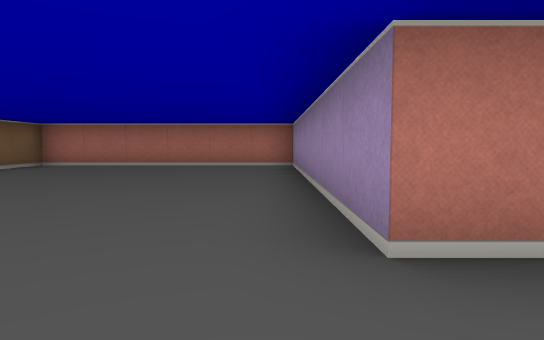
View 1 (above)

18 first-person views from a walk through a cub3D level. The camera is about half as high as the walls, tilts 4° down and sees 75° across. The floor is counted in squares. Each view is taken from the middle of a square. On the plan, view 1 faces up. The plan holds only what a view shows up to about 9 squares ahead; the rest is blank.

View 2
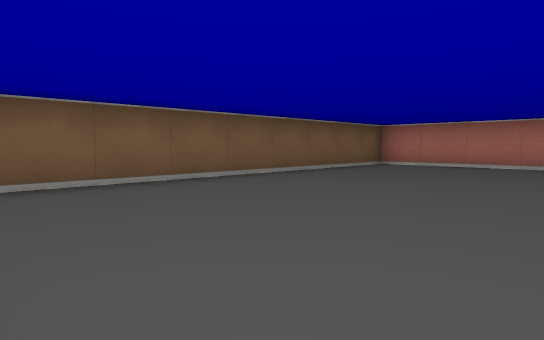

View 3
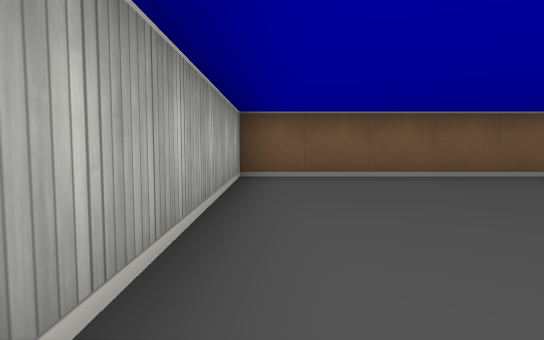

View 4
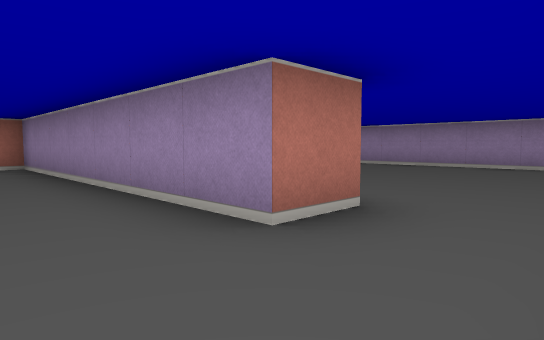

View 5
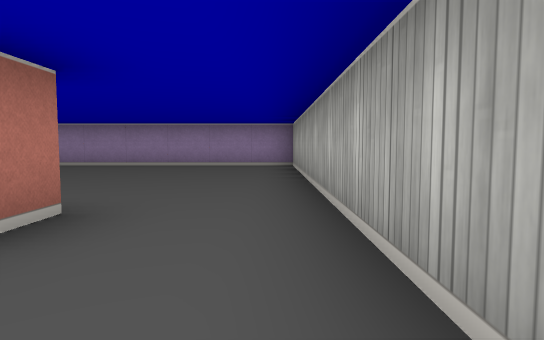

View 6
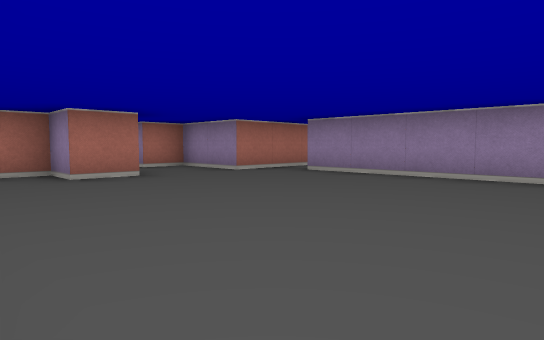

View 7
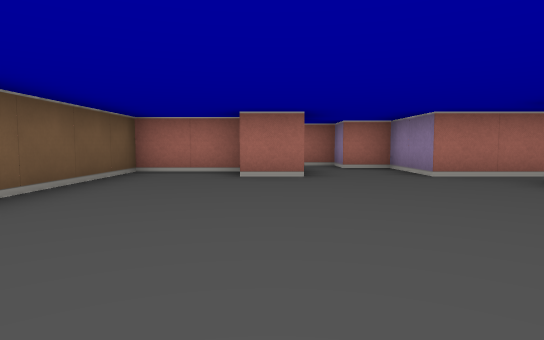

View 8
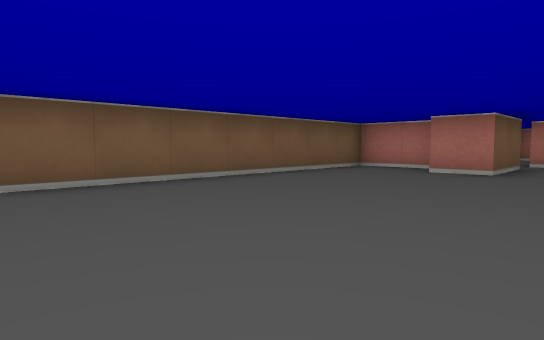

View 9
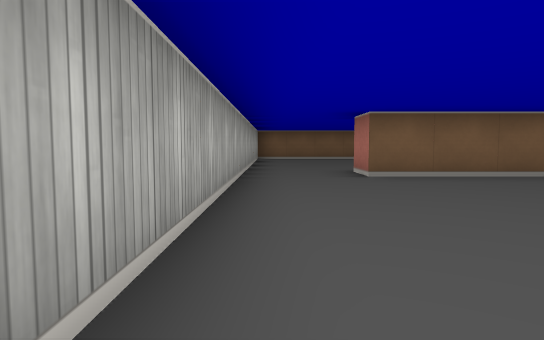

View 10
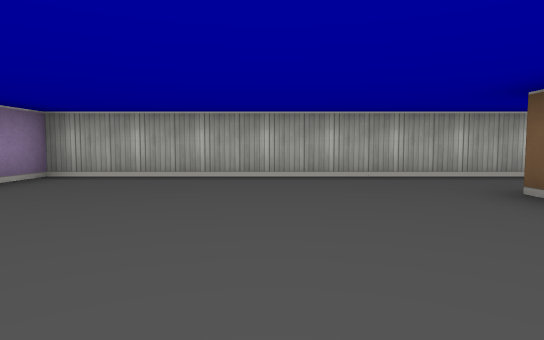

View 11
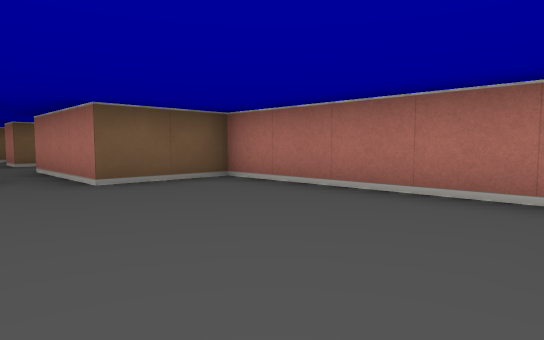

View 12
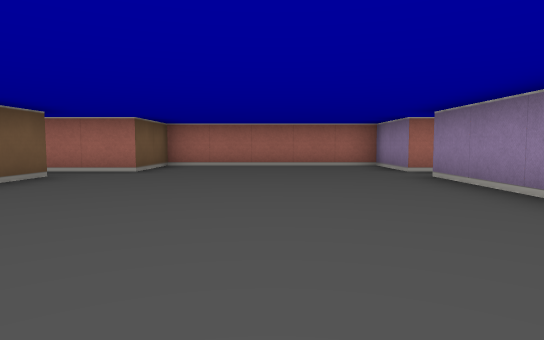

View 13
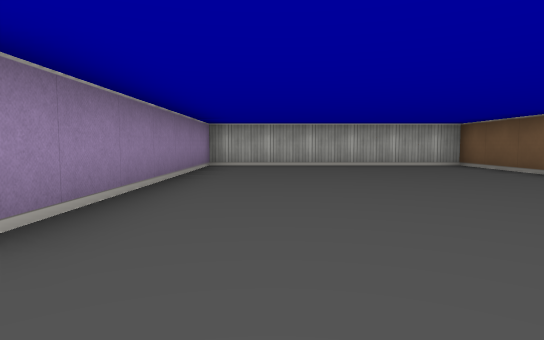

View 14
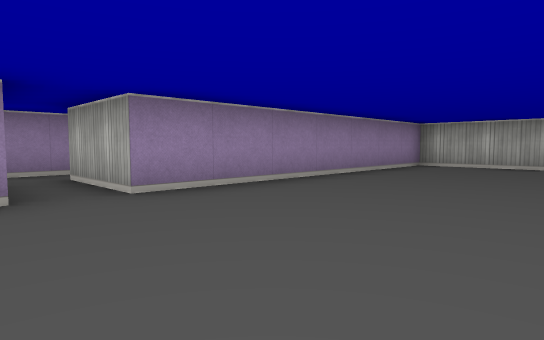

View 15
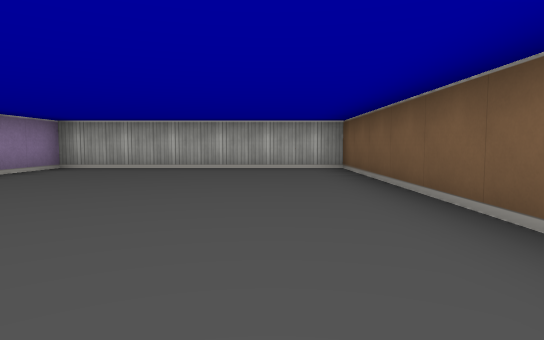

View 16
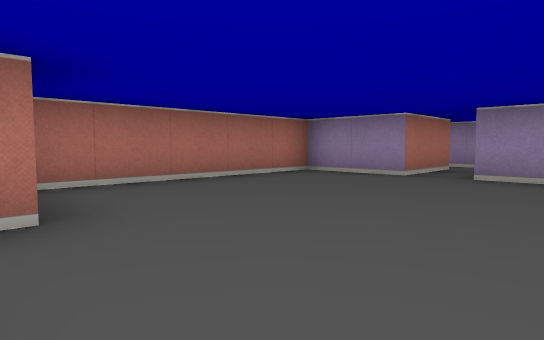

View 17
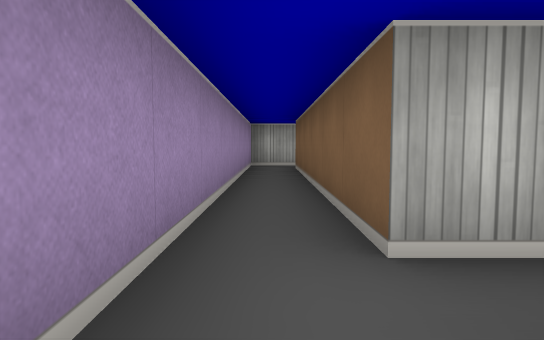

View 18
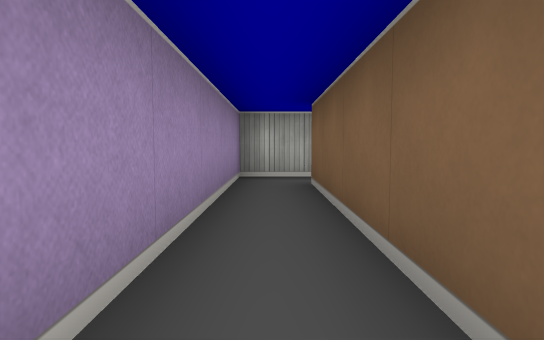

### Floor plan
Ten units are one square. View 1 is at (0, 0); x grows to the right and y downward. Boxes are objects, and circles mark ways between rooms. Rooms are numbered by the first view taken in them; rooms with no view inside come last. Other rooms are left out.
<svg viewBox="-60 -100 240 110">
<path fill="none" stroke="#000" d="M5 -15 5 -85 -55 -85 -55 5 5 5M75 -75 65 -75 65 -95 55 -95M45 -95 45 -75 35 -75 35 -85 15 -85 15 -15 5 -15M5 5 75 5 75 -65M85 -65 85 5 145 5 145 -65M145 -75 145 -95 95 -95 95 -75 75 -75M166 -75 145 -75M145 -65 165 -65 165 -5M164 5 175 5 175 -79"/>
<circle cx="10" cy="-5" r="3" fill="#2a7"/>
<circle cx="80" cy="-70" r="3" fill="#2a7"/>
<circle cx="155" cy="-70" r="3" fill="#2a7"/>
<text x="-30" y="-40">1</text>
<text x="40" y="-40">2</text>
<text x="120" y="-40">3</text>
<text x="170" y="-40">4</text>
</svg>
Room 1 opens to room 2. Room 2 opens to room 3. Room 3 opens to room 4.

Where each view was taken, in squares from view 1:
view 1: 0 up, 0 right, facing up
view 2: 0 up, 1 left, facing up-left
view 3: 0 up, 0 right, facing left
view 4: 0 up, 1 left, facing up-right
view 5: 0 up, 1 left, facing right
view 6: 2 up, 2 right, facing up-right
view 7: 2 up, 4 right, facing up
view 8: 1 up, 6 right, facing up-left
view 9: 0 up, 7 right, facing left
view 10: 5 up, 4 right, facing down
view 11: 6 up, 14 right, facing up-left
view 12: 1 up, 12 right, facing up
view 13: 8 up, 13 right, facing down
view 14: 8 up, 11 right, facing down-right
view 15: 7 up, 10 right, facing down
view 16: 5 up, 9 right, facing up-right
view 17: 8 up, 17 right, facing down
view 18: 5 up, 17 right, facing down
